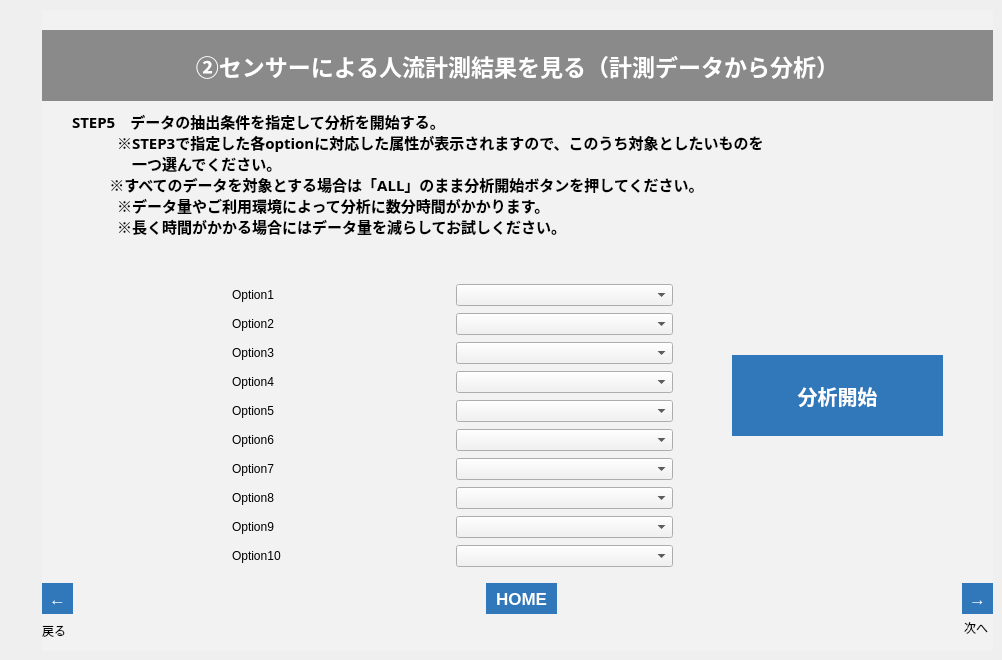
   <widget class="QWidget" name="tab_15">
    <attribute name="title">
     <string>002_5</string>
    </attribute>
    <widget class="QFrame" name="frame_16">
     <property name="geometry">
      <rect>
       <x>42</x>
       <y>10</y>
       <width>951</width>
       <height>641</height>
      </rect>
     </property>
     <property name="styleSheet">
      <string notr="true">background-color: rgb(242, 242, 242);</string>
     </property>
     <property name="frameShape">
      <enum>QFrame::NoFrame</enum>
     </property>
     <property name="frameShadow">
      <enum>QFrame::Plain</enum>
     </property>
     <property name="lineWidth">
      <number>0</number>
     </property>
     <widget class="QLabel" name="lbl_002_5_n">
      <property name="geometry">
       <rect>
        <x>922</x>
        <y>610</y>
        <width>31</width>
        <height>16</height>
       </rect>
      </property>
      <property name="text">
       <string>次へ</string>
      </property>
     </widget>
     <widget class="QLabel" name="label_83">
      <property name="geometry">
       <rect>
        <x>0</x>
        <y>610</y>
        <width>50</width>
        <height>21</height>
       </rect>
      </property>
      <property name="text">
       <string>戻る</string>
      </property>
     </widget>
     <widget class="QToolButton" name="btn_002_5_n">
      <property name="geometry">
       <rect>
        <x>920</x>
        <y>573</y>
        <width>31</width>
        <height>31</height>
       </rect>
      </property>
      <property name="font">
       <font>
        <pointsize>13</pointsize>
        <weight>75</weight>
        <bold>true</bold>
       </font>
      </property>
      <property name="styleSheet">
       <string notr="true">background-color: rgb(48,120,186);
color: rgb(255, 255, 255);
border: none;</string>
      </property>
      <property name="text">
       <string>→</string>
      </property>
     </widget>
     <widget class="QToolButton" name="btn_002_5_b">
      <property name="geometry">
       <rect>
        <x>0</x>
        <y>573</y>
        <width>31</width>
        <height>31</height>
       </rect>
      </property>
      <property name="font">
       <font>
        <pointsize>13</pointsize>
        <weight>75</weight>
        <bold>true</bold>
       </font>
      </property>
      <property name="styleSheet">
       <string notr="true">background-color: rgb(48,120,186);
color: rgb(255, 255, 255);
border: none;</string>
      </property>
      <property name="text">
       <string>←</string>
      </property>
     </widget>
     <widget class="QLabel" name="label_84">
      <property name="geometry">
       <rect>
        <x>0</x>
        <y>20</y>
        <width>951</width>
        <height>71</height>
       </rect>
      </property>
      <property name="font">
       <font>
        <family>游ゴシック</family>
        <pointsize>17</pointsize>
        <weight>75</weight>
        <bold>true</bold>
       </font>
      </property>
      <property name="styleSheet">
       <string notr="true">background-color: rgb(138, 138, 138);
color: rgb(255, 255, 255);</string>
      </property>
      <property name="text">
       <string>②センサーによる人流計測結果を見る（計測データから分析）</string>
      </property>
      <property name="alignment">
       <set>Qt::AlignCenter</set>
      </property>
     </widget>
     <widget class="QToolButton" name="btn_home_11">
      <property name="geometry">
       <rect>
        <x>444</x>
        <y>573</y>
        <width>71</width>
        <height>31</height>
       </rect>
      </property>
      <property name="font">
       <font>
        <pointsize>13</pointsize>
        <weight>75</weight>
        <bold>true</bold>
       </font>
      </property>
      <property name="styleSheet">
       <string notr="true">background-color: rgb(48,120,186);
color: rgb(255, 255, 255);
border: none;</string>
      </property>
      <property name="text">
       <string>HOME</string>
      </property>
     </widget>
     <widget class="QLabel" name="label_42">
      <property name="geometry">
       <rect>
        <x>30</x>
        <y>100</y>
        <width>901</width>
        <height>221</height>
       </rect>
      </property>
      <property name="font">
       <font>
        <family>游ゴシック</family>
        <pointsize>11</pointsize>
        <weight>75</weight>
        <bold>true</bold>
       </font>
      </property>
      <property name="styleSheet">
       <string notr="true">border-color: rgb(220, 220, 220);</string>
      </property>
      <property name="frameShape">
       <enum>QFrame::Box</enum>
      </property>
      <property name="lineWidth">
       <number>0</number>
      </property>
      <property name="midLineWidth">
       <number>0</number>
      </property>
      <property name="text">
       <string>STEP5　データの抽出条件を指定して分析を開始する。
　　　※STEP3で指定した各optionに対応した属性が表示されますので、このうち対象としたいものを　
　　　　一つ選んでください。
           ※すべてのデータを対象とする場合は「ALL」のまま分析開始ボタンを押してください。　　
　　　※データ量やご利用環境によって分析に数分時間がかかります。
　　　※長く時間がかかる場合にはデータ量を減らしてお試しください。
</string>
      </property>
      <property name="alignment">
       <set>Qt::AlignLeading|Qt::AlignLeft|Qt::AlignTop</set>
      </property>
     </widget>
     <widget class="QWidget" name="layoutWidget_3">
      <property name="geometry">
       <rect>
        <x>190</x>
        <y>273</y>
        <width>441</width>
        <height>291</height>
       </rect>
      </property>
      <layout class="QGridLayout" name="gridLayout_2">
       <item row="3" column="1">
        <widget class="QComboBox" name="cmb_option4_2">
         <property name="styleSheet">
          <string notr="true">selection-background-color: rgb(143, 201, 247);</string>
         </property>
        </widget>
       </item>
       <item row="5" column="0">
        <widget class="QLabel" name="lbl_option6_2">
         <property name="text">
          <string>Option6</string>
         </property>
        </widget>
       </item>
       <item row="6" column="0">
        <widget class="QLabel" name="lbl_option7_2">
         <property name="text">
          <string>Option7</string>
         </property>
        </widget>
       </item>
       <item row="4" column="1">
        <widget class="QComboBox" name="cmb_option5_2">
         <property name="styleSheet">
          <string notr="true">selection-background-color: rgb(143, 201, 247);</string>
         </property>
        </widget>
       </item>
       <item row="1" column="1">
        <widget class="QComboBox" name="cmb_option2_2">
         <property name="styleSheet">
          <string notr="true">selection-background-color: rgb(143, 201, 247);</string>
         </property>
        </widget>
       </item>
       <item row="3" column="0">
        <widget class="QLabel" name="lbl_option4_2">
         <property name="text">
          <string>Option4</string>
         </property>
        </widget>
       </item>
       <item row="8" column="0">
        <widget class="QLabel" name="lbl_option9_2">
         <property name="text">
          <string>Option9</string>
         </property>
        </widget>
       </item>
       <item row="9" column="1">
        <widget class="QComboBox" name="cmb_option10_2">
         <property name="styleSheet">
          <string notr="true">selection-background-color: rgb(143, 201, 247);</string>
         </property>
        </widget>
       </item>
       <item row="2" column="0">
        <widget class="QLabel" name="lbl_option3_2">
         <property name="text">
          <string>Option3</string>
         </property>
        </widget>
       </item>
       <item row="1" column="0">
        <widget class="QLabel" name="lbl_option2_2">
         <property name="text">
          <string>Option2</string>
         </property>
        </widget>
       </item>
       <item row="9" column="0">
        <widget class="QLabel" name="lbl_option10_2">
         <property name="text">
          <string>Option10</string>
         </property>
        </widget>
       </item>
       <item row="5" column="1">
        <widget class="QComboBox" name="cmb_option6_2">
         <property name="styleSheet">
          <string notr="true">selection-background-color: rgb(143, 201, 247);</string>
         </property>
        </widget>
       </item>
       <item row="0" column="1">
        <widget class="QComboBox" name="cmb_option1_2">
         <property name="styleSheet">
          <string notr="true">selection-background-color: rgb(143, 201, 247);</string>
         </property>
        </widget>
       </item>
       <item row="6" column="1">
        <widget class="QComboBox" name="cmb_option7_2">
         <property name="styleSheet">
          <string notr="true">selection-background-color: rgb(143, 201, 247);</string>
         </property>
        </widget>
       </item>
       <item row="4" column="0">
        <widget class="QLabel" name="lbl_option5_2">
         <property name="text">
          <string>Option5</string>
         </property>
        </widget>
       </item>
       <item row="2" column="1">
        <widget class="QComboBox" name="cmb_option3_2">
         <property name="styleSheet">
          <string notr="true">selection-background-color: rgb(143, 201, 247);</string>
         </property>
        </widget>
       </item>
       <item row="7" column="0">
        <widget class="QLabel" name="lbl_option8_2">
         <property name="text">
          <string>Option8</string>
         </property>
        </widget>
       </item>
       <item row="8" column="1">
        <widget class="QComboBox" name="cmb_option9_2">
         <property name="styleSheet">
          <string notr="true">selection-background-color: rgb(143, 201, 247);</string>
         </property>
        </widget>
       </item>
       <item row="0" column="0">
        <widget class="QLabel" name="lbl_option1_2">
         <property name="text">
          <string>Option1</string>
         </property>
        </widget>
       </item>
       <item row="7" column="1">
        <widget class="QComboBox" name="cmb_option8_2">
         <property name="styleSheet">
          <string notr="true">selection-background-color: rgb(143, 201, 247);</string>
         </property>
        </widget>
       </item>
      </layout>
     </widget>
     <widget class="QPushButton" name="btn_web_002">
      <property name="geometry">
       <rect>
        <x>690</x>
        <y>345</y>
        <width>211</width>
        <height>81</height>
       </rect>
      </property>
      <property name="font">
       <font>
        <family>游ゴシック</family>
        <pointsize>15</pointsize>
        <weight>75</weight>
        <bold>true</bold>
       </font>
      </property>
      <property name="autoFillBackground">
       <bool>false</bool>
      </property>
      <property name="styleSheet">
       <string notr="true">background-color: rgb(48,120,186);
color: rgb(255, 255, 255);
border: none;</string>
      </property>
      <property name="text">
       <string>分析開始</string>
      </property>
     </widget>
     <widget class="QLabel" name="lbl_001_6">
      <property name="geometry">
       <rect>
        <x>700</x>
        <y>490</y>
        <width>231</width>
        <height>31</height>
       </rect>
      </property>
      <property name="font">
       <font>
        <family>游ゴシック</family>
        <pointsize>11</pointsize>
        <weight>75</weight>
        <bold>true</bold>
       </font>
      </property>
      <property name="styleSheet">
       <string notr="true">border-color: rgb(220, 220, 220);
color: rgb(255, 0, 0);</string>
      </property>
      <property name="frameShape">
       <enum>QFrame::Box</enum>
      </property>
      <property name="lineWidth">
       <number>0</number>
      </property>
      <property name="midLineWidth">
       <number>0</number>
      </property>
      <property name="text">
       <string/>
      </property>
      <property name="alignment">
       <set>Qt::AlignLeading|Qt::AlignLeft|Qt::AlignVCenter</set>
      </property>
     </widget>
    </widget>
   </widget>
